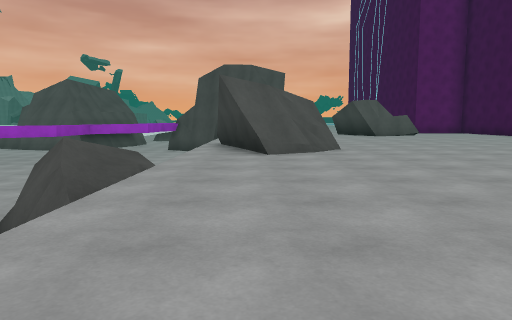
View 1 (above)

19 first-person views from a walk through a scene from a Unity 3-D project. The camera is 1.2 m above the floor, tilts 6° down and sees 70° across. The floor is counted in squares, 2 m on a side. Each view is taken from the middle of a square. On the plan, view 1 faces up. The plan holds only what a view shows up to about 10 squares ahead; the rest is blank. The place goes on beyond the plan. Some animated figures are not drawn.

View 2
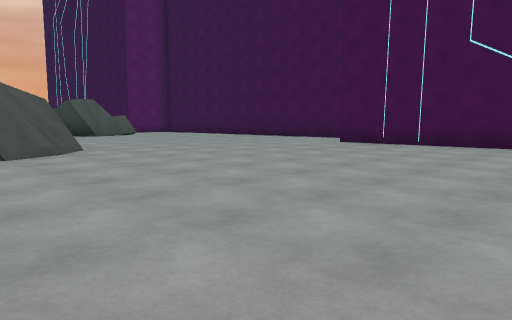

View 3
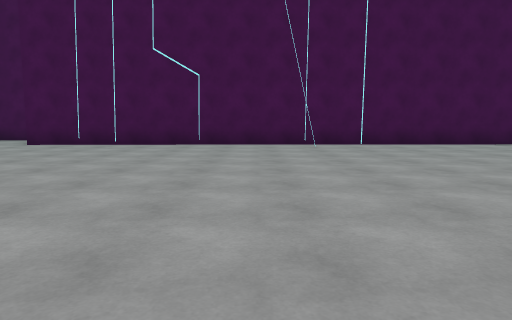

View 4
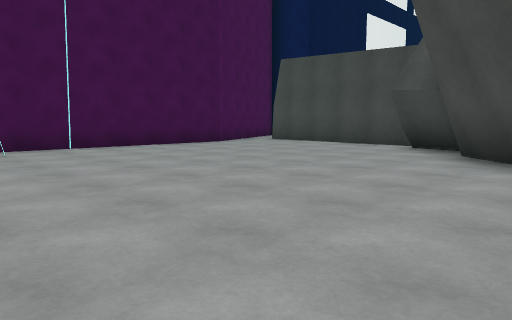

View 5
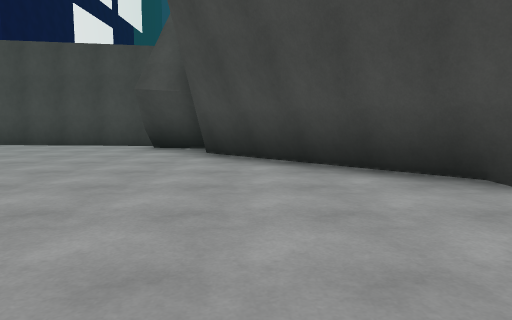

View 6
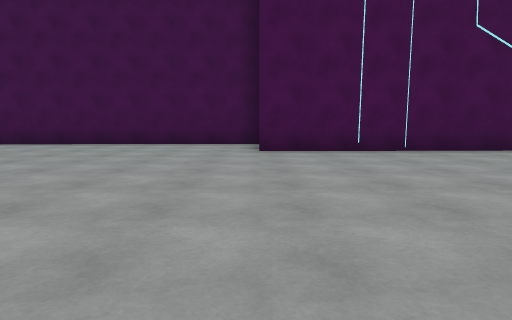

View 7
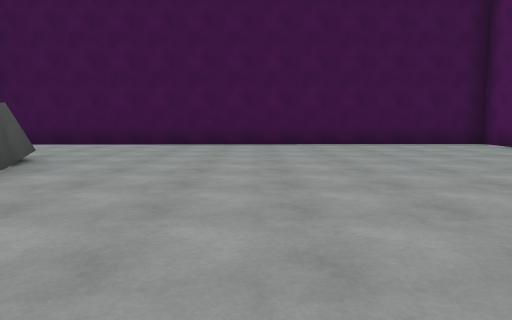

View 8
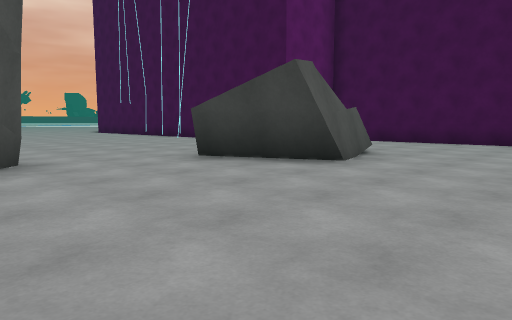

View 9
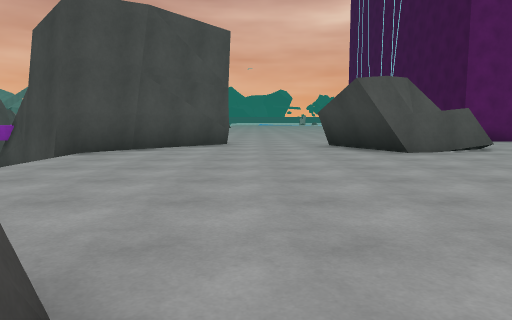

View 10
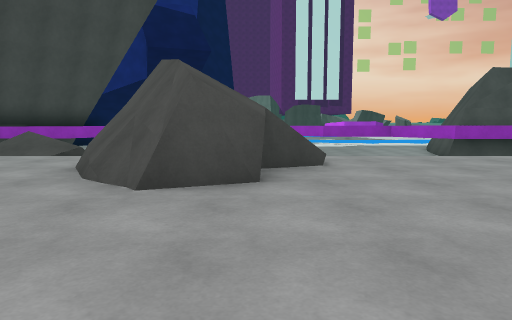

View 11
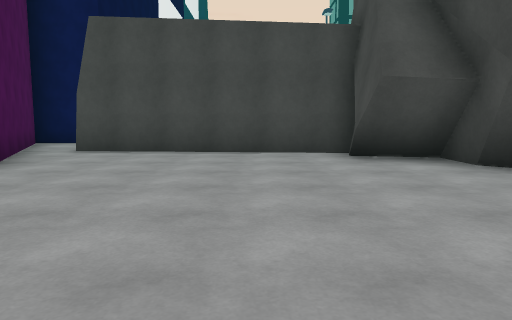

View 12
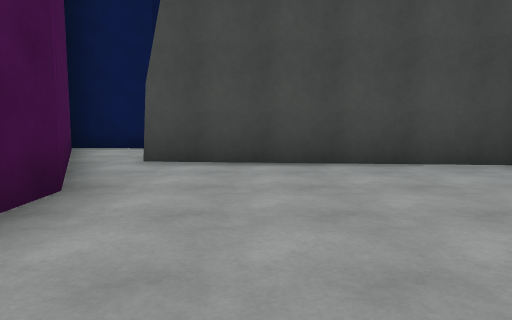

View 13
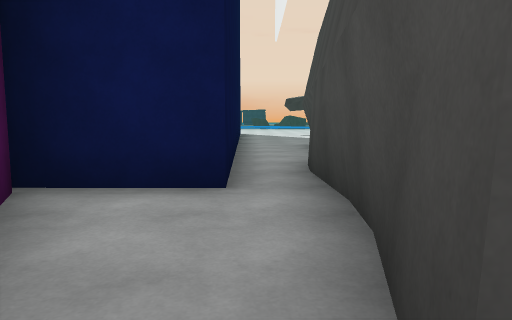

View 14
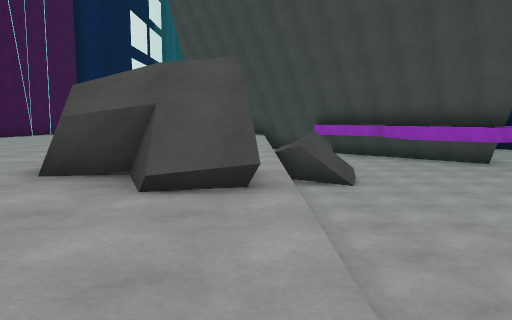

View 15
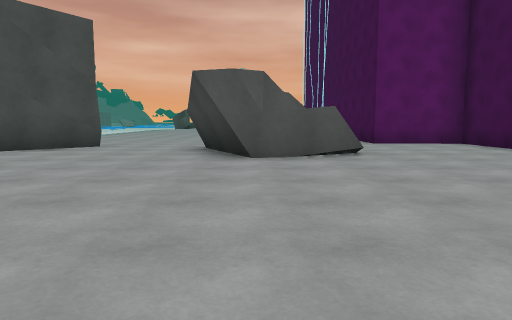

View 16
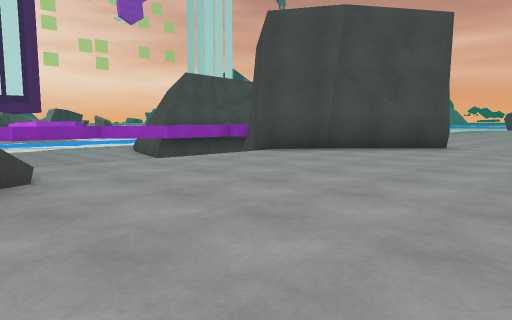

View 17
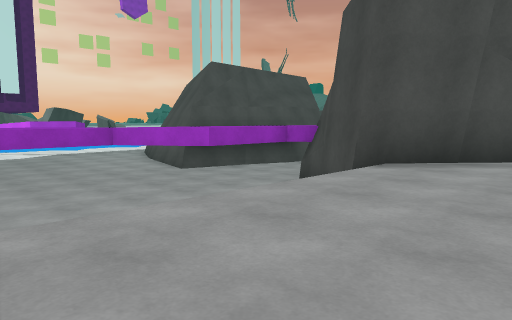

View 18
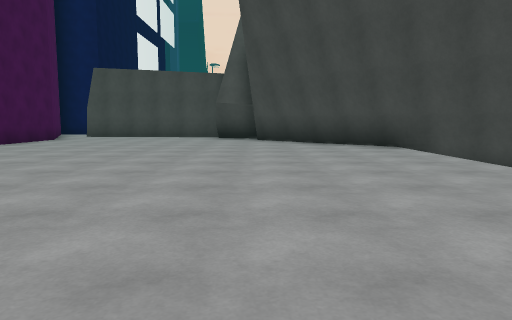

View 19
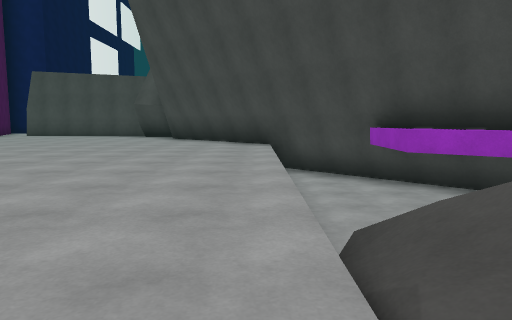

### Floor plan
Key: @ floor where view 1 was taken; # wall or solid block; x gap in a wall; . main floor; - floor 1.25 m lower than the main floor; / step, stairs or slope; = window, fence, low wall or low ledge; ^ raised ledge; v drop or lower ground; T thing the floor can be seen under or through.
Columns run from 5 left of view 1 to 11 right of it. Each row starts with its distance up from view 1.
 23        ..
 22        ...
 21        ....
 20       .....
 19       .....  .###
 18      ##...   ...#
 17     ##...#  ....#
 16  ####....##^....#
 15  ####...........#
 14 ##  ............#
 13 #-  ............#
 12  -  ............#
 11  --v............#
 10   - T=..........#
  9  -- T=#.........#
  8  --v.##.........#
  7  --v.##.........#
  6  -- ..........###
  5 --v/..........#
  4 #x#/.........##
  3 #-#=.........##
  2 #  v..........#
  1 ### ..........#
  0 ### .@........#
 -1 ##  .........##
 -2    #.........##
 -3    #..........#
 -4    ##.........#
 -5     ##........#
 -6      ##.......#
 -7       ##......#
 -8        ##.....##
 -9         ###....#
-10           ####.##
-11              #..#
-12              #..#
-13              #.##

Where each view was taken, in squares from view 1:
view 1: 0 up, 0 right, facing up
view 2: 0 up, 1 left, facing up-right
view 3: 0 up, 1 left, facing right
view 4: 0 up, 0 right, facing down-right
view 5: 0 up, 1 right, facing down
view 6: 6 up, 1 right, facing right
view 7: 12 up, 1 right, facing right
view 8: 12 up, 0 right, facing up-right
view 9: 8 up, 2 right, facing up
view 10: 9 up, 5 right, facing left
view 11: 2 down, 5 right, facing down
view 12: 4 down, 7 right, facing down
view 13: 9 down, 9 right, facing down
view 14: 13 up, 1 left, facing down
view 15: 9 up, 5 right, facing up
view 16: 9 up, 4 right, facing up-left
view 17: 10 up, 1 right, facing up-left
view 18: 5 up, 2 right, facing down
view 19: 6 up, 1 left, facing down
